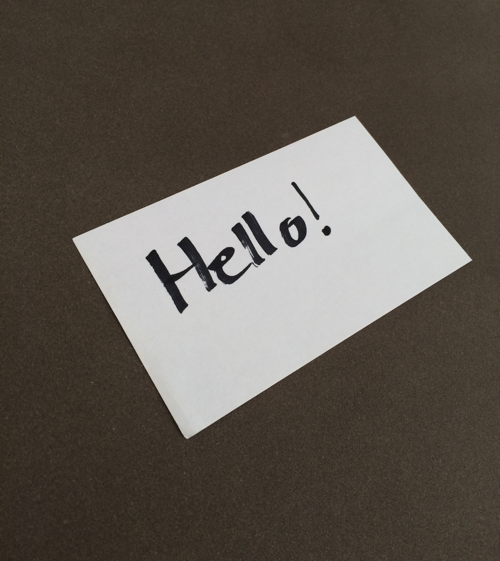
#> input picture images/perspective transform/example_01.png, 500 x 561 px
$ python perspective.py
#> lines starting #> are read from the running program, lines starting #| are printed output that depends on the picture
# -*- coding: utf-8 -*-
"""
Created on Sat May 18 10:08:03 2019

@author: AshKing
"""
import cv2
import numpy as np


img = cv2.imread('images/perspective transform/example_01.png',1)
#> img is the input picture: shape (561, 500, 3); mean B, G, R 80.9, 88.6, 95.4
rows,cols,ch = img.shape
#> rows = 561; cols = 500; ch = 3

pts1 = np.float32([(73, 239), (356, 117), (475, 265), (187, 443)])
pts2 = np.float32([[0,200],[561,200],[561,430],[0,430]])

M = cv2.getPerspectiveTransform(pts1,pts2)

dst = cv2.warpPerspective(img,M,img.shape[:2])
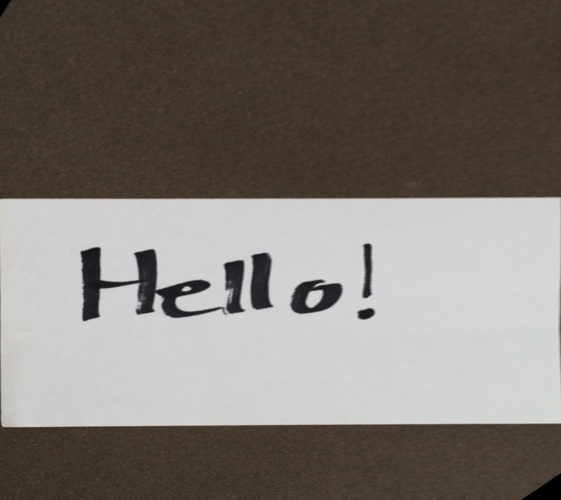
#> dst: shape (500, 561, 3); mean B, G, R 114.6, 120.2, 125.5

cv2.imshow("persp",dst)
cv2.imshow("og",img)
cv2.waitKey()
cv2.destroyAllWindows()

$ run again, with images/perspective transform/example_02.png copied over images/perspective transform/example_01.png
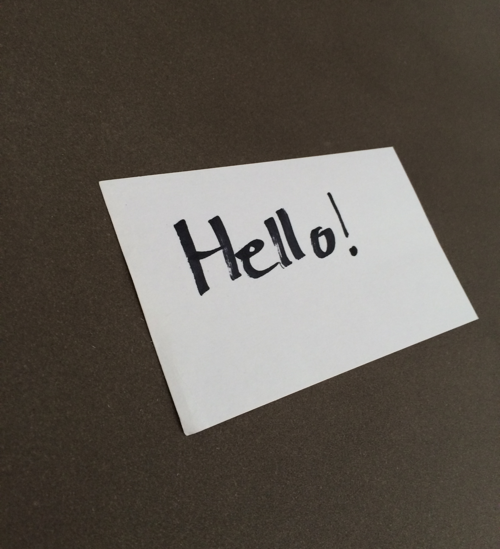
#> input picture images/perspective transform/example_02.png, 500 x 549 px
#> img is the input picture: shape (549, 500, 3); mean B, G, R 82.4, 90, 96.5
#> `dst = cv2.warpPerspective(img,M,img.shape[:2])`:
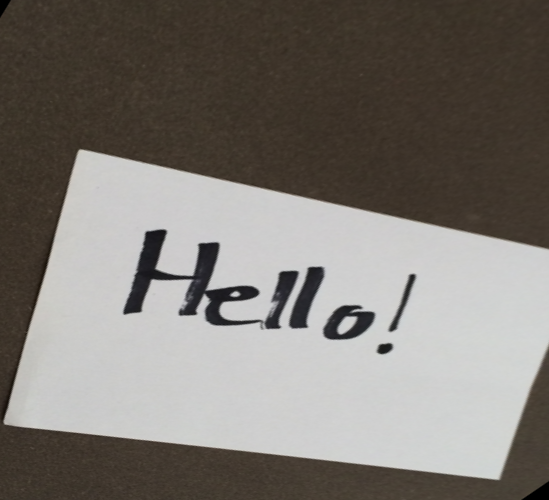
#> dst: shape (500, 549, 3); mean B, G, R 114.7, 120.3, 125.1

$ run again, with images/perspective transform/example_03.png copied over images/perspective transform/example_01.png
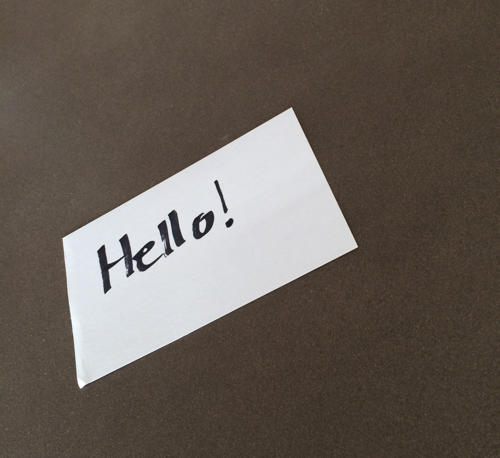
#> input picture images/perspective transform/example_03.png, 500 x 458 px
#> img is the input picture: shape (458, 500, 3); mean B, G, R 86.6, 94.4, 102.9
#> `dst = cv2.warpPerspective(img,M,img.shape[:2])`:
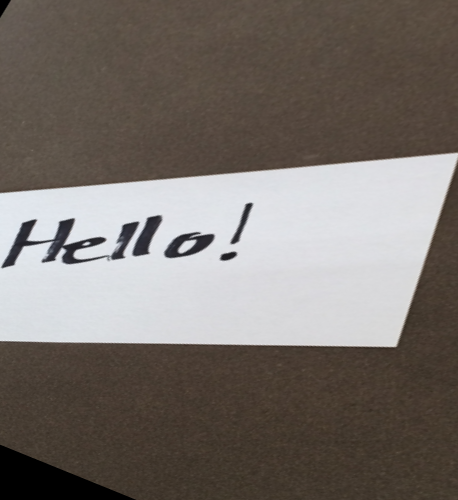
#> dst: shape (500, 458, 3); mean B, G, R 107.5, 112.8, 119.9
